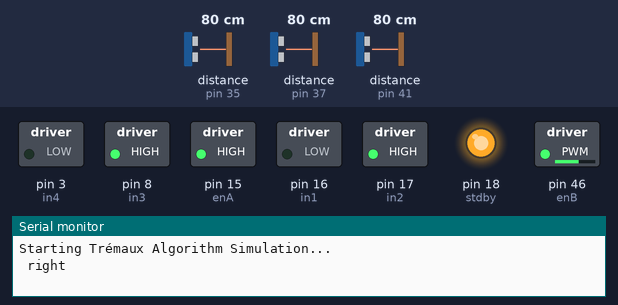
Simulated run of this sketch. Board: Arduino Mega 2560, built with avr-gcc and run on an emulated ATmega2560. Shown: switched loads named in the sketch (green lamp = pin HIGH), output pins drawn as LEDs (lit = HIGH), the last lines printed to the serial monitor. Wiring (inferred from the names in the program): 3 × ultrasonic range finder: trigger pin 36, echo pin 35 / trigger pin 40, echo pin 37 / trigger pin 42, echo pin 41. The inputs (shaded band) are chosen by the test bench; at power-on: distance to the obstacle (sensors on pin 35, pin 37, pin 41) 80 cm. The echo pulse lasts 58.3 µs per cm; pins used as bus, display or sensor lines are not drawn.

Above: at 0.05 s.
At 0.2 s:
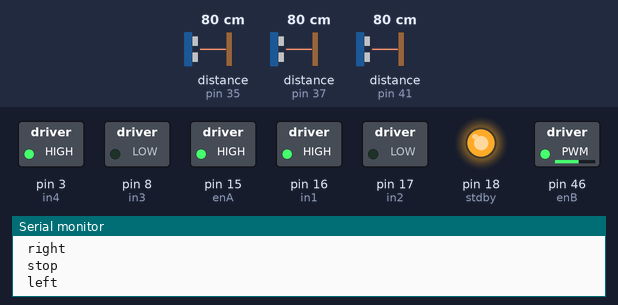
At 1.65 s:
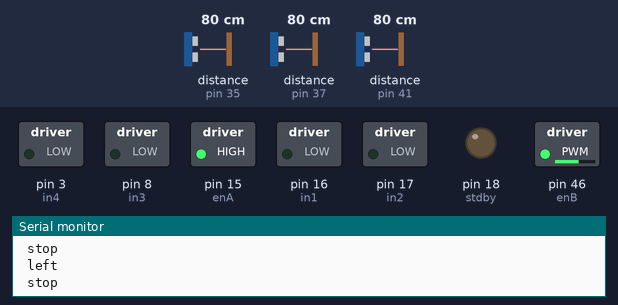
At 3.3 s:
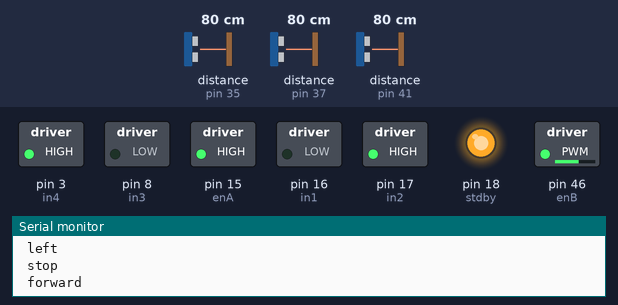
Timing chart, 0 to 3.8 s (numbered marks = the images above):
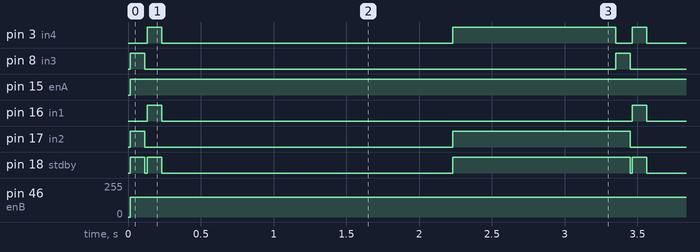

The sketch:

tremaux_line.ino
```cpp
#include "helpers_2.c"

// Pin definitions and robot configuration
const int in1 = 16, in2 = 17, in3 = 8, in4 = 3, enA = 15, enB = 46, stdby = 18;
const int trigPinLeft = 42, echoPinLeft = 41, trigPinCentre = 40, echoPinCentre = 37, trigPinRight = 36, echoPinRight = 35;
int speeda = 150, speedb = 150;
bool backflag=false;

// Global variables
Stack stack;
float lentotime= 1400/29.2;
float unitLength = 23;
int width = 12;
int length =14;
int forward_threshold = unitLength-length-(unitLength-length)/2;
bool wall_check[] = {false, false, false};
int dir = 0, X = 0, Y = 0;
Pair prevcoor = {0, 0};


// Function prototypes
void moveToNextDir(char move);
void updatePosition(uint8_t dir, char move);
void insertNode(Pair coord, uint8_t dir, char open[], uint8_t open_count[]);
char getMove(uint8_t currentDir, uint8_t targetDir);
int getUltrasonicDistance(int trigPin, int echoPin);
void initStack();
//void step0();
void setup();
void loop();

// Print stack for debugging
/*void print_stack(Stack* stack) {
    for (int i = 0; i < stack->top; ++i) {
        Serial.print("Node "); Serial.print(i);
        Serial.print(": ("), Serial.print(stack->nodes[i]->coord.x);
        Serial.print(","), Serial.print(stack->nodes[i]->coord.y);
        Serial.print(") | Visited: "), Serial.print(stack->nodes[i]->visited_count);
        Serial.print(" | Facing: "), Serial.print(stack->nodes[i]->dir);

        Serial.print(" | Open: ");
        for (int j = 0; j < 4; j++) {
            Serial.print(stack->nodes[i]->open[j]);
            Serial.print("(");
            Serial.print(stack->nodes[i]->open_count[j]);
            Serial.print(")");
            if (j < 3) Serial.print(", ");
        }
        Serial.println();
    }
}*/

void initStack() {
    init_stack(&stack);
}
void insertNode(Pair coord, uint8_t dir, char open[], uint8_t open_count[]) {
    insert(&stack, coord, dir, open, open_count);
}

void backward() {
  digitalWrite(in1, HIGH);
  digitalWrite(in2, LOW);
  digitalWrite(in3, HIGH);
  digitalWrite(in4, LOW);
  digitalWrite(stdby, HIGH);
  Serial.println(" backward");
  analogWrite(enA,speeda);
  analogWrite(enB,speedb);

}
void forward() {
  digitalWrite(in1, LOW);
  digitalWrite(in2, HIGH);
  digitalWrite(in3, LOW);
  digitalWrite(in4, HIGH);
  digitalWrite(stdby, HIGH);
  Serial.println(" forward");
  analogWrite(enA,speeda);
  analogWrite(enB,speedb);

}
void right() {
  digitalWrite(in1, LOW);
  digitalWrite(in2, HIGH);
  digitalWrite(in3, HIGH);
  digitalWrite(in4, LOW);
  digitalWrite(stdby, HIGH);
  Serial.println(" right");
  analogWrite(enA,speeda);
  analogWrite(enB,speedb);

}
void left() {
  digitalWrite(in1, HIGH);
  digitalWrite(in2, LOW);
  digitalWrite(in3, LOW);
  digitalWrite(in4, HIGH);
  digitalWrite(stdby, HIGH);
  Serial.println(" left");
  analogWrite(enA,speeda);
  analogWrite(enB,speedb);

}
void stop() {
  digitalWrite(in1, LOW);
  digitalWrite(in2, LOW);
  digitalWrite(in3, LOW);
  digitalWrite(in4, LOW);
  digitalWrite(stdby, LOW);
  Serial.println(" stop");
}

int getUltrasonicDistance(int trigPin, int echoPin) {
  digitalWrite(trigPin, LOW);
  delayMicroseconds(2);
  digitalWrite(trigPin, HIGH);
  delayMicroseconds(10);
  digitalWrite(trigPin, LOW);
  long duration = pulseIn(echoPin, HIGH);
  int distance = (duration * 0.034) / 2; // Convert to cm
  return distance;
}

// Get move direction based on current and target direction
char getMove(uint8_t currentDir, uint8_t targetDir) {
    uint8_t diff = (targetDir - currentDir + 4) % 4;
    return (diff == 0) ? 'f' : (diff == 1) ? 'r' : (diff == 3) ? 'l' : 'b';
}

char normalize_move(char move, uint8_t dir) {
    switch (dir) {
        case 0: return move;
        case 1: return (move == 'b') ? 'r' : (move == 'f') ? 'l' : (move == 'r') ? 'f' : 'b';
        case 2: return (move == 'b') ? 'f' : (move == 'f') ? 'b' : (move == 'r') ? 'l' : 'r';
        case 3: return (move == 'b') ? 'l' : (move == 'f') ? 'r' : (move == 'r') ? 'b' : 'f';
    }
    return '0';
}
// Move robot to next direction
void moveToNextDir(char move) {
    switch (move) {
        case 'r': dir = (dir + 1) % 4;right();delay(400); Serial.println("R"); break;
        case 'l': dir = (dir + 3) % 4; left();delay(400);Serial.println("L"); break;
        case 'b': dir = (dir + 2) % 4;right();delay(400);right();delay(400); Serial.println("B"); break;
        case 'f':Serial.println("F"); break;
        default: Serial.println("ERROR: Invalid move!"); break;
    }
}

// Update position based on direction and move
void updatePosition(uint8_t dir, char move) {
    int delta = (move == 'f') ? 1 : (move == 'b') ? -1 : 0;
    switch (dir) {
        case 0: Y += delta; break; // North
        case 1: X += delta; break; // East
        case 2: Y -= delta; break; // South
        case 3: X -= delta; break; // West
    }
}

void tremaux() {
    Pair curr_coor = {X, Y};
    bool visitedBefore = false;
    char open[4] = {'0', '0', '0', '0'};
    uint8_t open_count[4] = {0};

    //prev junction check
   // Serial.println("entered the loop");Serial.println("X Y: ");Serial.print(X);Serial.print(Y);Serial.print(" ");
    for (int i = 0; i < stack.top; ++i){
    if (stack.nodes[i]->coord.x == X && stack.nodes[i]->coord.y == Y) {
        Serial.println("Already visited this coordinate, skipping step0.");
        visitedBefore = true;
        memcpy(open, stack.nodes[i]->open, sizeof(stack.nodes[i]->open));
        memcpy(open_count, stack.nodes[i]->open_count, sizeof(stack.nodes[i]->open_count));
        break;
     }
   }

   Serial.println("Exited the loop");
    // If all walls are present, backtrack
   /* if (wall_check[0] && wall_check[1] && wall_check[2]) {
        moveToNextDir('b');
        return;
    }*/

    if (!visitedBefore&&!backflag) {
        switch (dir) {
            case 0: // North
                open[0] = !wall_check[0] ? 'f' : '0';
                open[1] = !wall_check[1] ? 'r' : '0';
                open[3] = !wall_check[2] ? 'l' : '0';
                open[2]='b';
                break;
            case 1: // East
                open[0] = !wall_check[2] ? 'f' : '0';
                open[1] = !wall_check[0] ? 'r' : '0';
                open[2] = !wall_check[1] ? 'b' : '0';
                open[3]='l';
                break;
            case 2: // South
                open[1] = !wall_check[2] ? 'r' : '0';
                open[2] = !wall_check[0] ? 'b' : '0';
                open[3] = !wall_check[1] ? 'l' : '0';
                open[0]='f';
                break;
            case 3: // West
                open[0] = !wall_check[1] ? 'f' : '0';
                open[1] = 'r';
                open[2] = !wall_check[2] ? 'b' : '0';
                open[3] = !wall_check[0] ? 'l' : '0';
                break;
           }
       }


        if (dir == 0) { open_count[2]++; } // Came from South
        else if (dir == 1) { open_count[3]++; } // Came from West
        else if (dir == 2) { open_count[0]++; } // Came from North
        else if (dir == 3) { open_count[1]++; } // Came from East

    char move = '0';
    uint8_t relativeOrder[4] = {0, 1, 3, 2}; // Prioritize f, r, l, b relative to dir
    for (uint8_t i = 0; i < 4; ++i) {
        uint8_t relativeDir = (relativeOrder[i] + dir) % 4;
        if (open[relativeDir] != '0' && open_count[relativeDir] == 0) {
            move = open[relativeDir];
            break;
        }
    }
   // Serial.println("zero moves: ");Serial.print(move);Serial.print(" ");
    // If no unexplored moves, choose the least visited one in relative direction order
    if (move == '0') {
        uint8_t min_visits = 100;
        for (uint8_t i = 0; i < 4; ++i) {
            uint8_t relativeDir = (relativeOrder[i] + dir) % 4;
            if (open[relativeDir] != '0' && open_count[relativeDir] < min_visits) {
                min_visits = open_count[relativeDir];
                move = open[relativeDir];
            }
        }
    }

    if (move != '0') {
        char normMove = normalize_move(move, dir);
        for (uint8_t i = 0; i < 4; ++i) {
            if (open[i] ==move) { open_count[i]++;break;}
        }
      //Serial.println("normmove: ");Serial.print(normMove);Serial.print(" ");
        if (visitedBefore){update_node(&stack, curr_coor, dir, open, open_count);}
        else {insertNode(curr_coor, dir, open, open_count);}
        prevcoor = curr_coor;
        if (normMove != 'f'){ moveToNextDir(normMove);}
    }
    backflag=false;
}

void setup() {
    Serial.begin(9600);
    pinMode(trigPinLeft, OUTPUT); pinMode(echoPinLeft, INPUT);
    pinMode(trigPinCentre, OUTPUT); pinMode(echoPinCentre, INPUT);
    pinMode(trigPinRight, OUTPUT); pinMode(echoPinRight, INPUT);
    pinMode(in1, OUTPUT); pinMode(in2, OUTPUT); pinMode(in3, OUTPUT); pinMode(in4, OUTPUT);
    pinMode(enA, OUTPUT); pinMode(enB, OUTPUT); pinMode(stdby, OUTPUT);
    Serial.println("Starting Trémaux Algorithm Simulation...");
    prevcoor = {0, 0};
    initStack();
}

void loop() {
    wall_check[0] = 0;
    wall_check[1] = 0;
    wall_check[2] = 0;

    int distanceF, distanceL, distanceR;
    // Read Front Sensor
    distanceL = getUltrasonicDistance(trigPinLeft, echoPinLeft);
    distanceF = getUltrasonicDistance(trigPinCentre, echoPinCentre);
    distanceR = getUltrasonicDistance(trigPinRight, echoPinRight);

    // Display the wall_check results
  /*  Serial.print("Wall Check: Front=");
    Serial.print(wall_check[0]);
    Serial.print(", Left=");
    Serial.print(wall_check[2]);
    Serial.print(", Right=");
    Serial.println(wall_check[1]);*/

    // Handle conditions
    /*if (distanceF > 500 && distanceR > 500 && distanceL > 500) {
        target_x = previ.x;
        target_y = previ.y;
        Serial.println("DONE");
    }*/
    //Serial.print(X);Serial.print(" ");Serial.print(Y);Serial.print(" ");Serial.print(dir);Serial.print("\n");


if((distanceR<=(unitLength-width)/2 && distanceF>=forward_threshold && distanceL<=unitLength-width)||(distanceL>=unitLength && distanceR<=unitLength-width&& distanceF<=unitLength-length)||(distanceL<=(unitLength-width)/2 && distanceF>=forward_threshold&& distanceR<=unitLength-width)||(distanceR>=unitLength && distanceL<=unitLength-width&& distanceF<=unitLength-length)||(distanceR>=unitLength&&distanceL>=unitLength)||(distanceL>=unitLength&&distanceF>=unitLength)||(distanceR>=unitLength&&distanceF>=unitLength)||distanceL>=300||distanceR>=300||(distanceR<=unitLength-width&&distanceL<=unitLength-width&&distanceF<=unitLength-length)){


  if ((distanceR<=(unitLength-width)/2&& distanceF>=forward_threshold && distanceL<=unitLength-width)||distanceR>=300)  { left();delay(20);stop();
                                    }
  else if (distanceL>=unitLength && distanceR<=unitLength-(width/2) +3&& distanceF<=forward_threshold)  {
                                       left();
                                       moveToNextDir('l');
                                        delay(400);
                                      forward();
                                      updatePosition(dir,'f');
                                      delay(lentotime*unitLength);
                                      Serial.print(" L ");
                                    }
  if ((distanceL<=(unitLength-width)/2 && distanceF>=forward_threshold && distanceR<=unitLength-width)||distanceL>=300)  { right();delay(20);stop();
                                    }
  else if (distanceR>=unitLength && distanceL<=unitLength-(width/2)+3&& distanceF<=forward_threshold)  {
                                      right();
                                      delay(400);
                                      moveToNextDir('r');
                                      forward();
                                      updatePosition(dir,'f');
                                      delay(unitLength*lentotime);
                                      Serial.print(" R ");
                                    }
   if(distanceR<=unitLength-width&&distanceL<=unitLength-width&&distanceF<=forward_threshold){right();delay(400);right();delay(400);}
  if((distanceR>=unitLength&&distanceL>=unitLength)||(distanceL>=unitLength&&distanceF>=unitLength)||(distanceR>=unitLength&&distanceF>=unitLength)){
           bool last_turn =0 ;
           int tempL=distanceL,tempR=distanceR,tempF=distanceF;
           if(distanceL>distanceR){last_turn =1;left();delay(100);stop();}
           else{last_turn =0;right();delay(100);stop();}
           distanceL = getUltrasonicDistance(trigPinLeft, echoPinLeft);
           distanceF = getUltrasonicDistance(trigPinCentre, echoPinCentre);
           distanceR = getUltrasonicDistance(trigPinRight, echoPinRight);
           wall_check[0]=(distanceF<20);
           wall_check[1]=(distanceR<15);
           wall_check[2]=(distanceL<15);

  if((distanceR>=unitLength&&distanceL>=unitLength)||(distanceL>=unitLength&&distanceF>=unitLength)||(distanceR>=unitLength&&distanceF>=unitLength))
              {if(last_turn==1){right();delay(100);stop();delay(2000);forward();delay(lentotime*unitLength);}
                else{left();delay(100);stop();delay(2000);forward();delay(unitLength*lentotime);}
              }}}
else{forward();updatePosition(dir,'f');}
    //displayMap(&maze);
    //Serial.print(X);Serial.print(" ");Serial.print(Y);Serial.print(" ");Serial.print(dir);Serial.print("\n");
}
```

Source omitted: helpers_2.c (5207 bytes)

Measured:
- by itself, pin 3 (in4): repeats every 3.3 s: LOW 2.0 s, HIGH 1.1 s, LOW 0.12 s, HIGH 0.10 s
- by itself, pin 8 (in3), pin 16 (in1): alternates HIGH for 0.10 s and LOW for 3.2 s
- by itself, pin 15 (enA): LOW → HIGH at 0.02 s
- by itself, pin 17 (in2): repeats every 3.3 s: LOW 2.1 s, HIGH 1.2 s
- by itself, pin 18 (stdby): repeats every 3.3 s: LOW 0.02 s, HIGH 0.10 s, LOW 2.0 s, HIGH 1.2 s
- by itself, pin 46 (enB): 0/255 → 150/255 at 0.02 s
